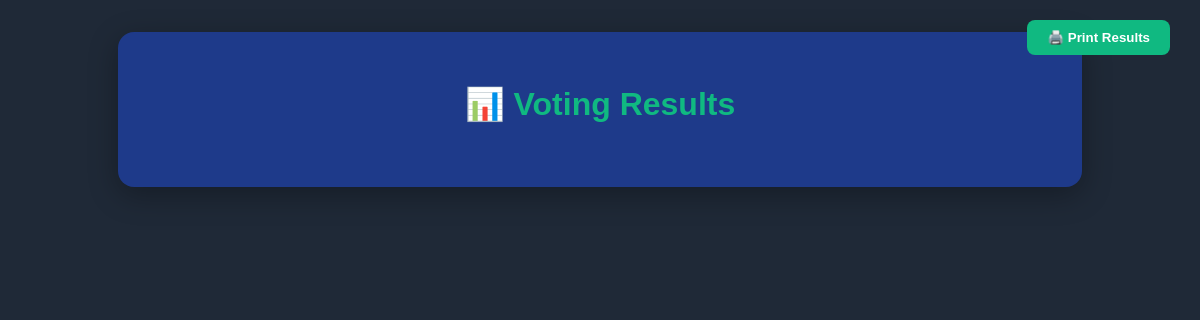
/results/, run on an earlier commit of the app's database.
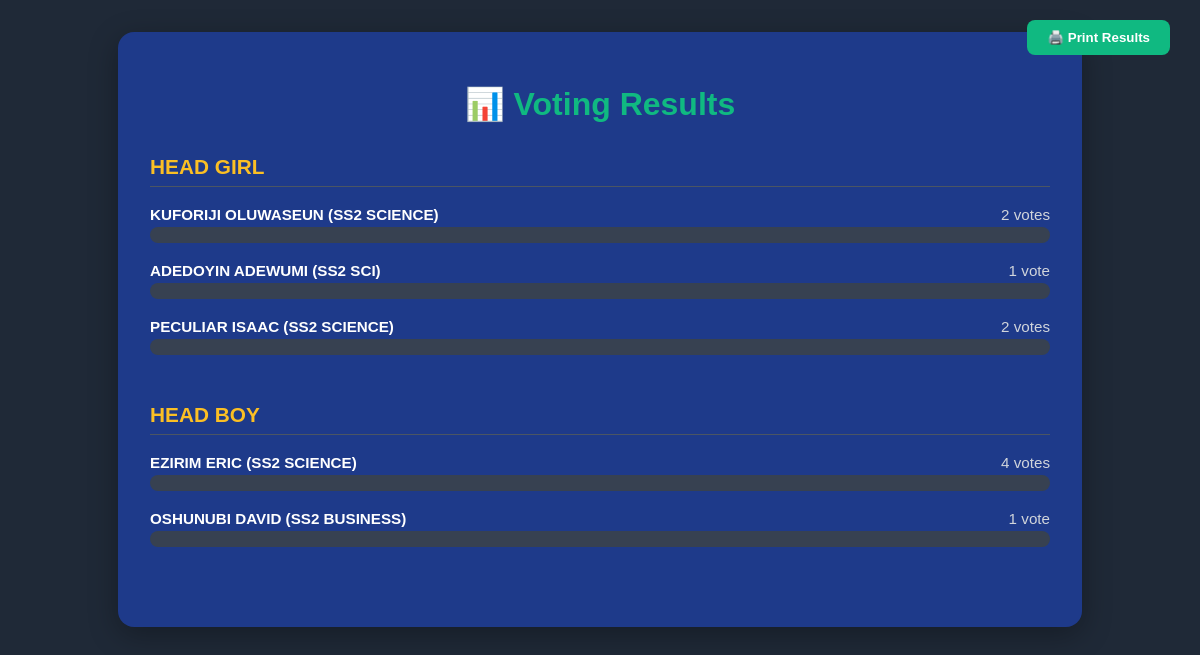
And on a later commit of the database.
### candidates/models.py (models this page shows, shortened)
class Position(models.Model):
    name = models.CharField(max_length=100, unique=True)

class Candidate(models.Model):
    surname = models.CharField(max_length=100)
    first_name = models.CharField(max_length=100)
    student_class = models.CharField(max_length=50)
    position = models.ForeignKey(Position, on_delete=models.CASCADE, related_name='candidates')
    votes = models.IntegerField(default=0)  # ✅ Add this line

### home/views.py (the view)
# urls.py: path('results/', views.view_results, name='view_results'),
def view_results(request):
    positions = Position.objects.prefetch_related('candidates').all()
    for pos in positions:
        total = sum(c.votes for c in pos.candidates.all())
        pos.total_votes = total  # ✅ Attach total_votes directly to position
    return render(request, 'home/results.html', {'positions': positions})

### home/templates/home/results.html (shortened to what this page needs)
<!DOCTYPE html>
<html lang="en">
<head>
</head>
<body>
  <button class="print-btn" onclick="window.print()">🖨️ Print Results</button>
  <div class="container">
    <h1>📊 Voting Results</h1>
    {% for position in positions %}
      <div class="position">
        <h2>{{ position.name }}</h2>
        {% if position.candidates.exists %}
          {% for candidate in position.candidates.all %}
            <div class="label">
              {{ candidate.surname }} {{ candidate.first_name }} ({{ candidate.student_class }})
              <span class="vote-count">
                {{ candidate.votes }} vote{{ candidate.votes|pluralize }}
              </span>
            </div>
            <div class="bar-outer">
            </div>
          {% endfor %}
        {% else %}
          <p class="no-votes">No candidates available for this position.</p>
        {% endif %}
      </div>
    {% endfor %}
  </div>
</body>
</html>

### home/templates/home/results.html (style rules this page uses)
body { background-color: #1F2937; color: white; font-family: 'Poppins', sans-serif; margin: 0; padding: 2rem; }
.print-btn { position: fixed; top: 20px; right: 30px; background-color: #10B981; color: white; padding: 10px 20px; border: none; border-radius: 8px; font-weight: bold; cursor: pointer; z-index: 1000; }
.container { max-width: 900px; margin: auto; background-color: #1E3A8A; padding: 2rem; border-radius: 16px; box-shadow: 0 8px 30px rgba(0, 0, 0, 0.3); }
h1 { text-align: center; color: #10B981; margin-bottom: 2rem; }
.position { margin-bottom: 3rem; }
.position h2 { margin-bottom: 1.2rem; color: #FBBF24; font-size: 1.3rem; border-bottom: 1px solid #4B5563; padding-bottom: 0.4rem; }
.label { display: flex; justify-content: space-between; font-weight: bold; margin-bottom: 4px; font-size: 0.95rem; }
.bar-outer { width: 100%; height: 16px; background-color: #374151; border-radius: 8px; overflow: hidden; margin-bottom: 1.2rem; }
.vote-count { font-weight: normal; color: #D1D5DB; }

What changed in the data, as far as the page shows it:
added Position: name "HEAD GIRL"
added Candidate: surname "KUFORIJI", first_name "OLUWASEUN", student_class "SS2 SCIENCE", votes "2", shown under "HEAD GIRL"
added Candidate: surname "ADEDOYIN", first_name "ADEWUMI", student_class "SS2 SCI", votes "1", shown under "HEAD GIRL"
added Candidate: surname "PECULIAR", first_name "ISAAC", student_class "SS2 SCIENCE", votes "2", shown under "HEAD GIRL"
added Position: name "HEAD BOY"
added Candidate: surname "EZIRIM", first_name "ERIC", student_class "SS2 SCIENCE", votes "4", shown under "HEAD BOY"
added Candidate: surname "OSHUNUBI", first_name "DAVID", student_class "SS2 BUSINESS", votes "1", shown under "HEAD BOY"
